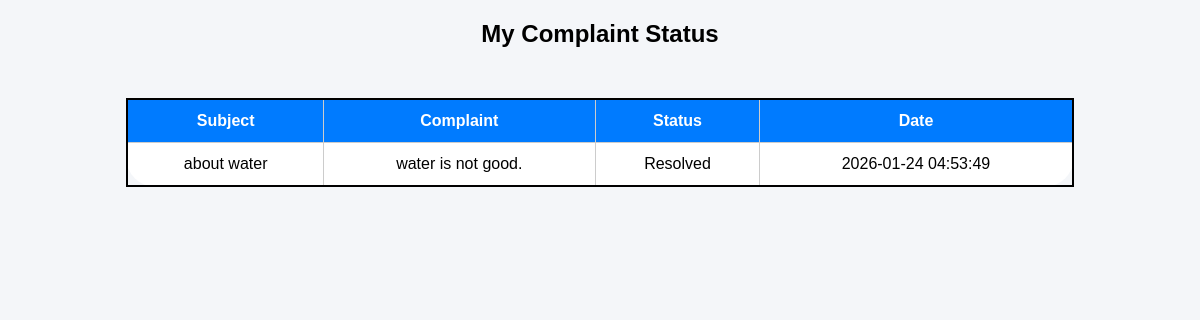
The page /view_complaints (signed in) on the database its author committed.
### tables this page shows
CREATE TABLE complaints (
        id INTEGER PRIMARY KEY AUTOINCREMENT,
        student_id INTEGER,
        subject TEXT,
        complaint TEXT,
        status TEXT DEFAULT 'Pending',
        created_at TEXT DEFAULT CURRENT_TIMESTAMP,
        FOREIGN KEY (student_id) REFERENCES students(id)
    );

### app.py (the view)
@app.route("/view_complaints")
def view_complaint():
    if "student_id" not in session:
        return redirect("/student_login")
    con = get_db()
    cur = con.cursor()
    cur.execute(
        "SELECT subject, complaint, status, created_at FROM complaints WHERE student_id=?",
        (session["student_id"],)
    )
    complaints = cur.fetchall()
    con.close()
    return render_template("view_complaints.html", complaints=complaints)

### database.py (called while the page is built)
def get_db():
    conn = sqlite3.connect(DB_NAME)
    conn.row_factory = sqlite3.Row
    return conn

### templates/view_complaints.html (shortened to what this page needs)
<!DOCTYPE html>
<html>
<head>
</head>
<body>
<h2 style="text-align:center;">My Complaint Status</h2>
<table>
    <tr>
        <th>Subject</th>
        <th>Complaint</th>
        <th>Status</th>
        <th>Date</th>
    </tr>
    {% for c in complaints %}
    <tr>
        <td>{{ c[0] }}</td>
        <td>{{ c[1] }}</td>
        <td>{{ c[2] }}</td>
        <td>{{ c[3] }}</td>
    </tr>
    {% endfor %}
</table>
</body>
</html>

### templates/view_complaints.html (style rules this page uses)
body { font-family: Arial; background: #f4f6f9; }
table { width: 80%; margin: 50px auto; border-collapse: collapse; background: white; border: 2px solid black; border-radius: 30px; }
th, td { padding: 12px; border: 1px solid #ccc; text-align: center; }
th { background: #007bff; color: white; }

### rows shown on the page
complaints: subject "about water", complaint "water is not good.", status "Resolved", created_at "2026-01-24 04:53:49"
